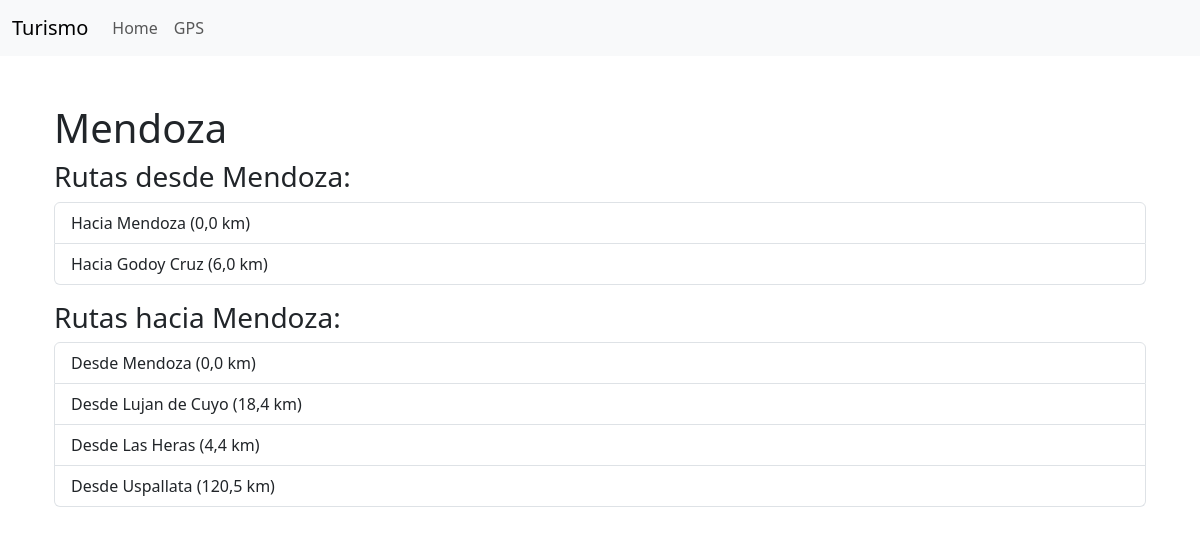
Screenshot of /city/1/ with the database file from the repository.
### routes/models.py (models this page shows, shortened)
class City(models.Model):
    name = models.CharField(max_length=100)
    descripcion = models.TextField(blank=True, null=True, help_text="Breve descripción de la ciudad")
    atracciones = models.CharField(max_length=100, blank=True, null=True, help_text="Atracciones turísticas")
    mejor_epoca_para_visitar = models.CharField(max_length=50, blank=True, null=True, help_text="Mejor época para visitar")
    clima_promedio = models.CharField(max_length=50, blank=True, null=True, help_text="Clima promedio")

class Route(models.Model):
    start_city = models.ForeignKey(City, related_name='route_start', on_delete=models.CASCADE)
    end_city = models.ForeignKey(City, related_name='route_end', on_delete=models.CASCADE)
    distance = models.FloatField()

### routes/views.py (the view)
# urls.py: path('city/<int:id>/', views.city_detail, name='city_detail'),
def city_detail(request, id):
    ciudad = get_object_or_404(City, id=id)
    rutas_salida = Route.objects.filter(start_city=ciudad)
    rutas_llegada = Route.objects.filter(end_city=ciudad)
    return render(request, 'routes/city_detail.html', {
        'ciudad': ciudad,
        'rutas_salida': rutas_salida,
        'rutas_llegada': rutas_llegada
    })

### routes/templates/routes/city_detail.html (shortened to what this page needs)
{% extends 'routes/base.html' %}
{% block content %}
<div class="container mt-5">
    <h1>{{ ciudad.name }}</h1>
    <h3>Rutas desde {{ ciudad.name }}:</h3>
    <ul class="list-group mb-3">
        {% for ruta in rutas_salida %}
            <li class="list-group-item">
                Hacia {{ ruta.end_city.name }} ({{ ruta.distance }} km)
            </li>
        {% empty %}
            <li class="list-group-item">No hay rutas de salida.</li>
        {% endfor %}
    </ul>
    <h3>Rutas hacia {{ ciudad.name }}:</h3>
    <ul class="list-group mb-3">
        {% for ruta in rutas_llegada %}
            <li class="list-group-item">
                Desde {{ ruta.start_city.name }} ({{ ruta.distance }} km)
            </li>
        {% empty %}
            <li class="list-group-item">No hay rutas de llegada.</li>
        {% endfor %}
    </ul>
</div>
{% endblock %}

### rows the page displays
City: name "Mendoza"
Route: end_city.name "Mendoza", distance "0,0", start_city.name "Mendoza"
Route: end_city.name "Godoy Cruz", distance "6,0"
Route: start_city.name "Lujan de Cuyo", distance "18,4"
Route: start_city.name "Las Heras", distance "4,4"
Route: start_city.name "Uspallata", distance "120,5"
